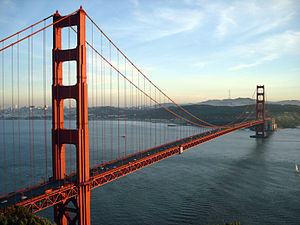
#> input picture imagem/ponte.jpg, 300 x 225 px, found by its file name
$ python equalizacao_de_histogramas.py
#> lines starting #> are read from the running program, lines starting #| are printed output that depends on the picture
""" É possivel realizar um calculo matematico sobre a distribuição de pixels para aumentar o contraste da imagem.
A intensão nesse caso é distribuir de forma mais uniforma as intensidaes ds pixels sobre a imagem.
No histograma é possivel identificar a diferença pois o acumulo de pixels proximo a alguns valores é suavizado.
Veja a diferença entre o histrograma original e o equalizado abaixo: """
# Importando bibliotecas
import cv2
from matplotlib import pyplot as plt
import numpy as np
import imutils

# Lendo a imagem
imagem = cv2.imread('imagem/ponte.jpg')
#> imagem is the input picture: shape (225, 300, 3); mean B, G, R 141.5, 138.3, 130.4


imagem = cv2.cvtColor(imagem, cv2.COLOR_BGR2GRAY)
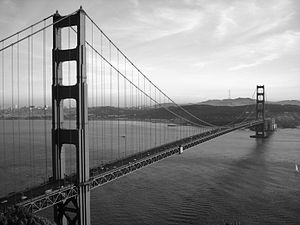
#> imagem: shape (225, 300); min 0, max 255, mean 136.3

# Equalizando
h_eq = cv2.equalizeHist(imagem)
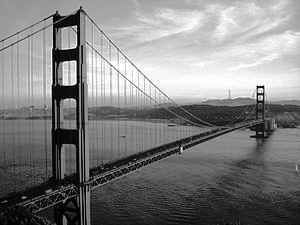
#> h_eq: shape (225, 300); min 0, max 255, mean 128.2

# Plotando o grafico
plt.figure()
plt.title('Histograma equalizado')
plt.xlabel('Intensidade')
plt.ylabel('Qtde de Pixels')
plt.hist(h_eq.ravel(), 256, [0, 256])
plt.xlim([0, 256])
plt.show()
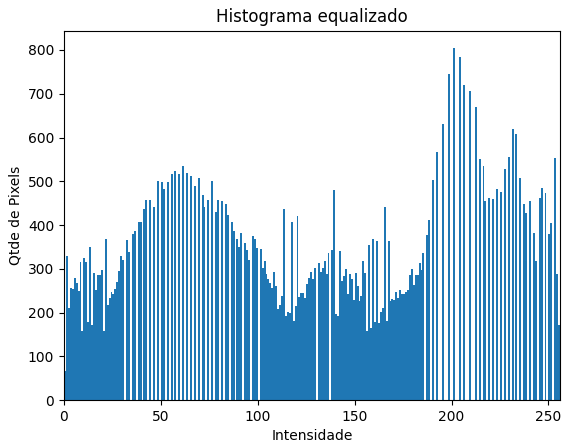
#> figure drawn by matplotlib, 1 panel; tallest bar 804 high, from x = 201 to 202

# Mostrando o original não equalizado
plt.figure()
plt.title('Histograma original')
plt.xlabel('Intensidade')
plt.ylabel('Qtde de pixels')
plt.hist(imagem.ravel(), 256, [0, 256])
plt.xlim([0, 256])
plt.show()
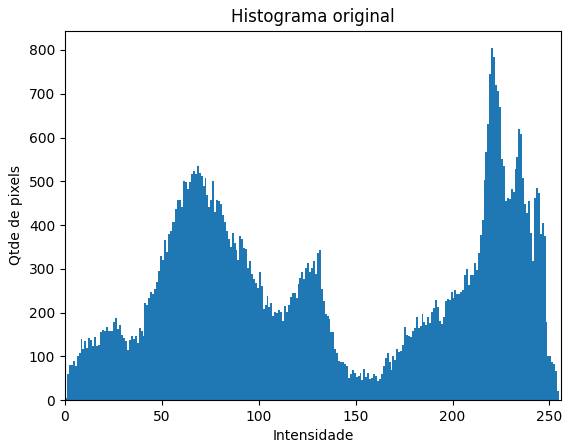
#> figure drawn by matplotlib, 1 panel; tallest bar 804 high, from x = 220 to 221

# Esperando apertar algo para fechar
cv2.waitKey(0)

$ run again, with imagem/dados.jpg copied over imagem/ponte.jpg
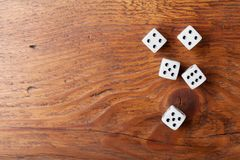
#> input picture imagem/dados.jpg, 240 x 160 px, found by its file name
#> imagem is the input picture: shape (160, 240, 3); mean B, G, R 80.3, 111.2, 170.2
#> imagem: shape (160, 240)
#> `h_eq = cv2.equalizeHist(imagem)`:
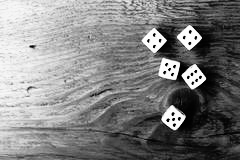
#> h_eq: shape (160, 240); min 0, max 255, mean 128.2
#> `plt.show()`:
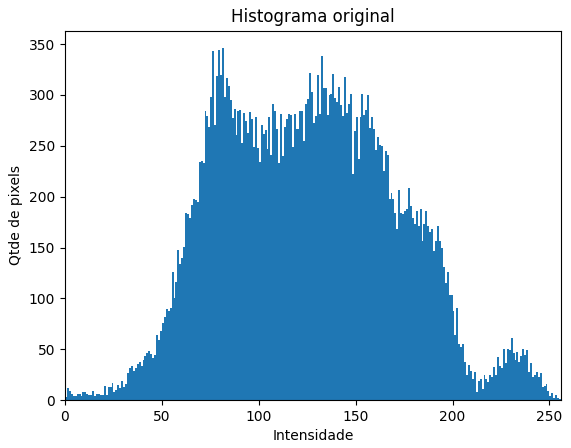
#> figure drawn by matplotlib, 1 panel; tallest bar 346 high, from x = 81 to 82

$ run again, with imagem/dados1.jpg copied over imagem/ponte.jpg
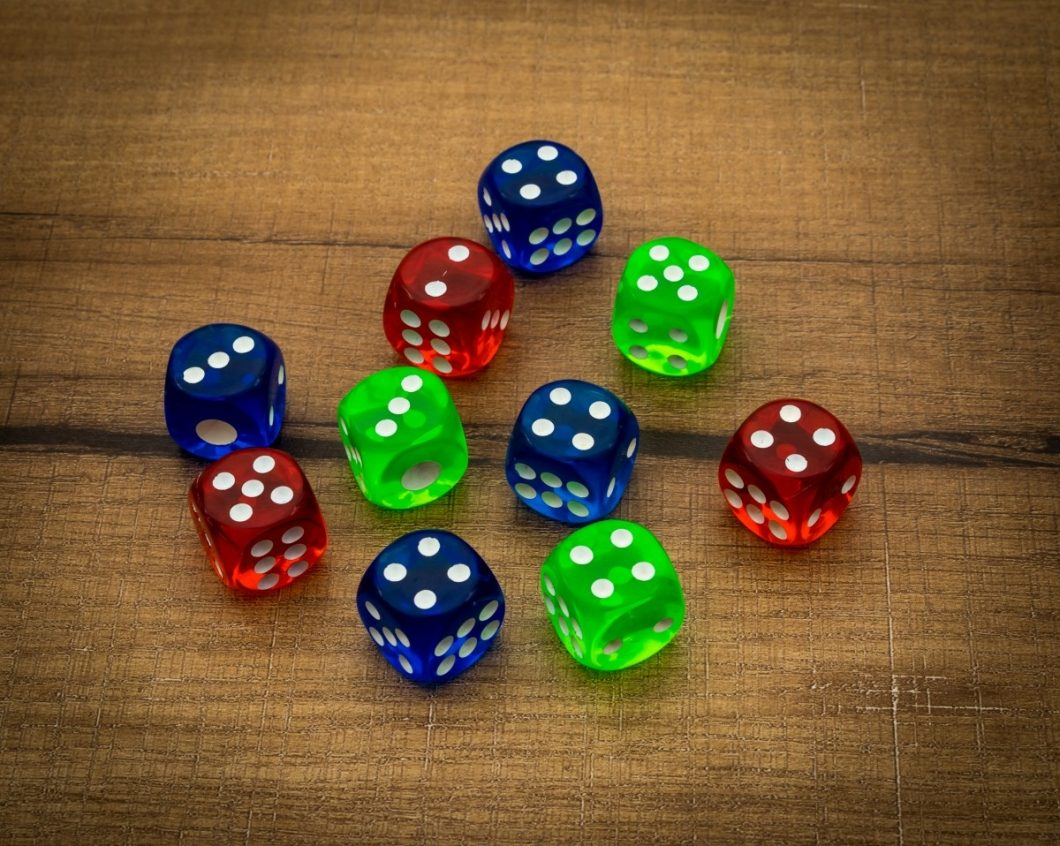
#> input picture imagem/dados1.jpg, 1060 x 846 px, found by its file name
#> imagem is the input picture: shape (846, 1060, 3); mean B, G, R 52.4, 92.6, 117.8
#> imagem: shape (846, 1060)
#> `h_eq = cv2.equalizeHist(imagem)`:
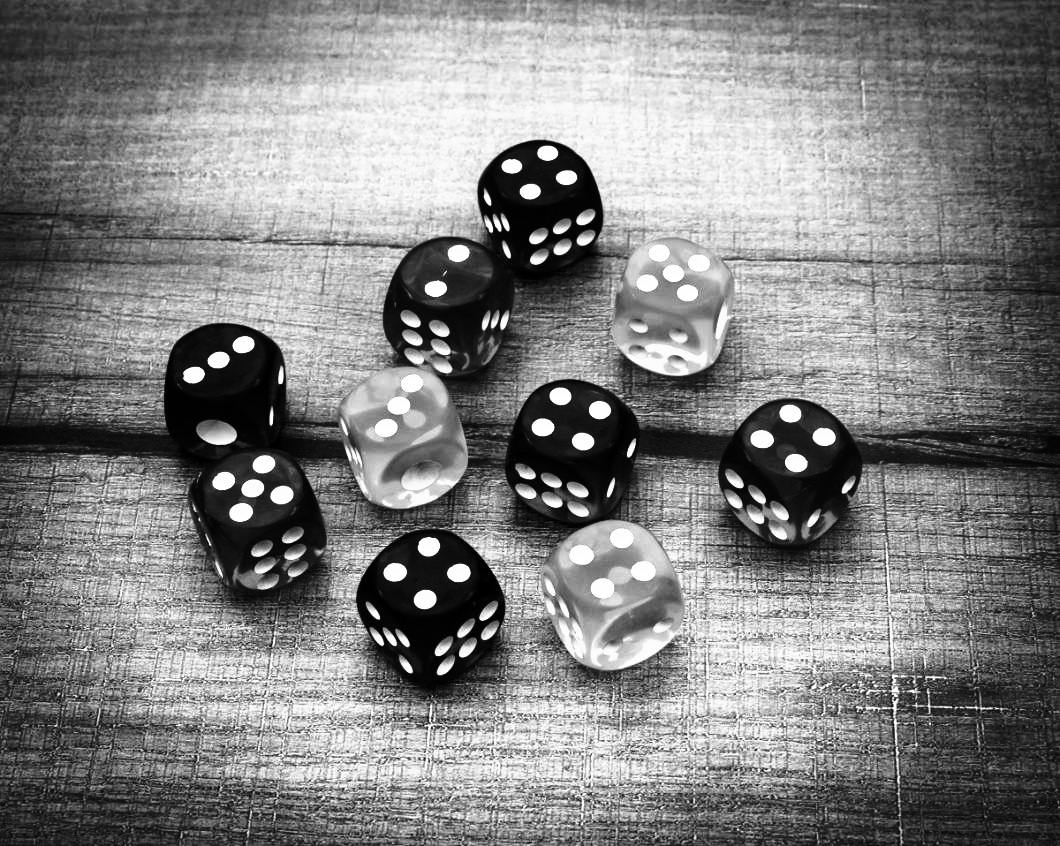
#> h_eq: shape (846, 1060); min 0, max 255, mean 128.5
#> `plt.show()`:
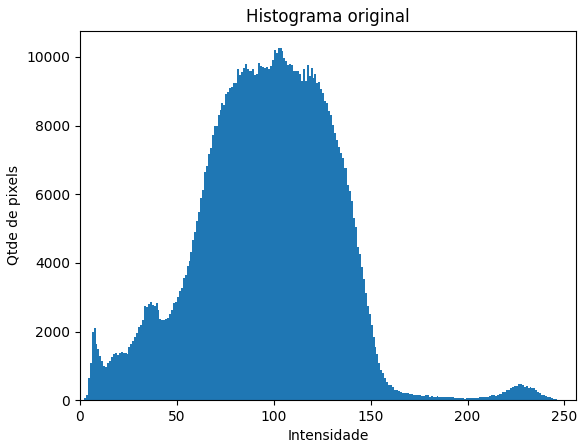
#> figure drawn by matplotlib, 1 panel; tallest bar 10254 high, from x = 102 to 103

$ run again, with imagem/pessoas-sorrindo.jpg copied over imagem/ponte.jpg
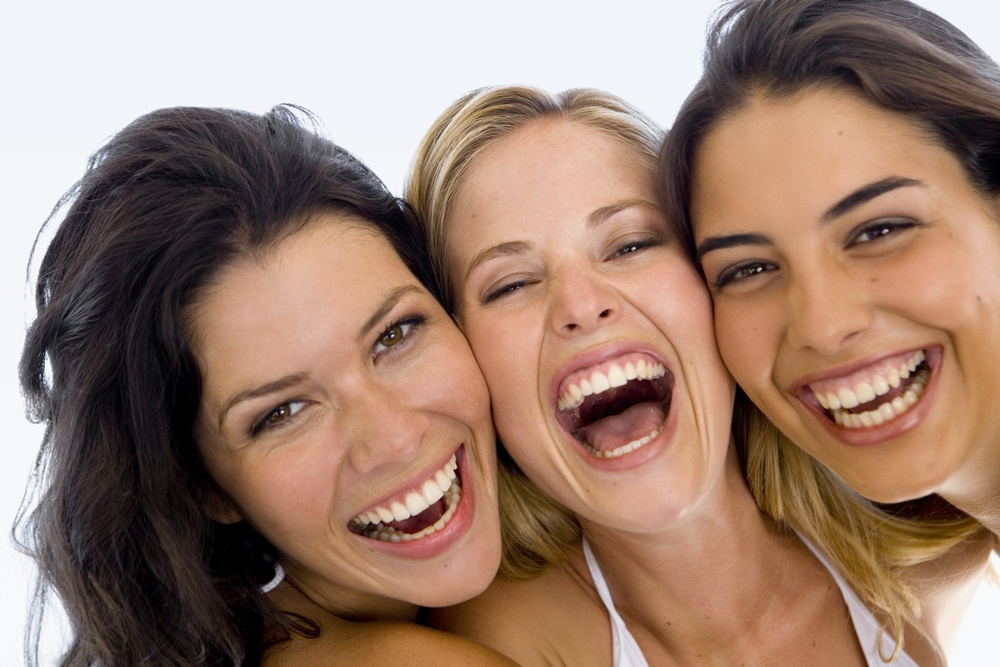
#> input picture imagem/pessoas-sorrindo.jpg, 1000 x 667 px, shrunk from 2121 x 1414 before the run, found by its file name
#> imagem is the input picture: shape (667, 1000, 3); mean B, G, R 112.2, 127.5, 155.8
#> `imagem = cv2.cvtColor(imagem, cv2.COLOR_BGR2GRAY)`:
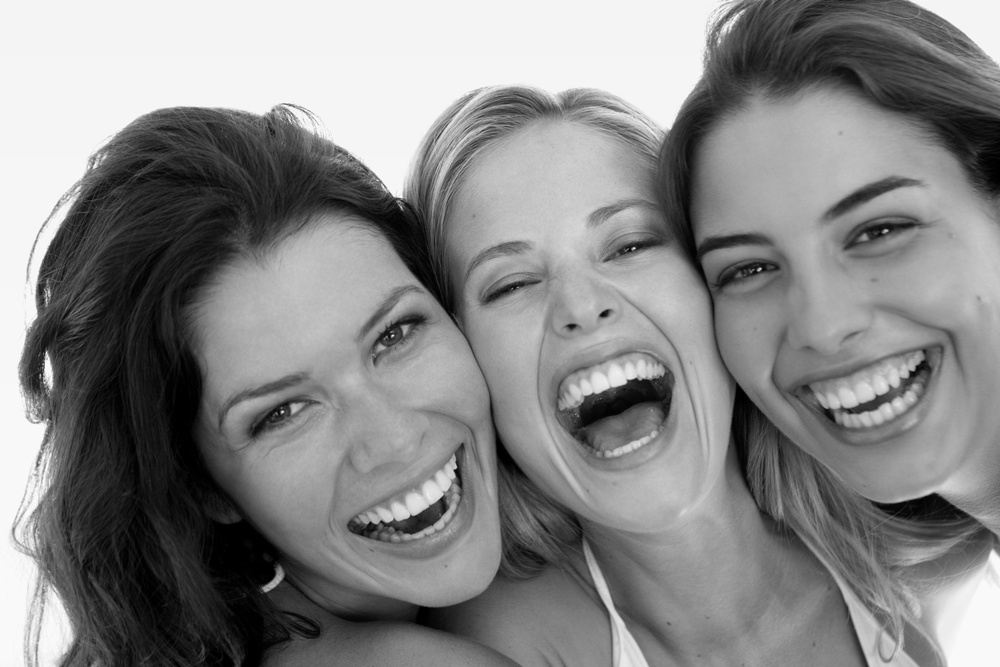
#> imagem: shape (667, 1000); min 0, max 254, mean 134.3
#> `plt.show()`:
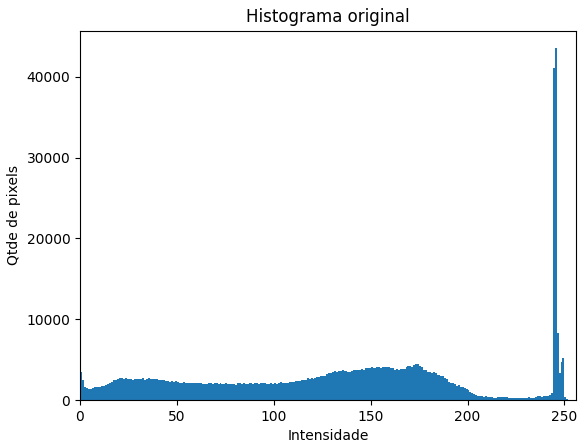
#> figure drawn by matplotlib, 1 panel; tallest bar 43532 high, from x = 245 to 246
